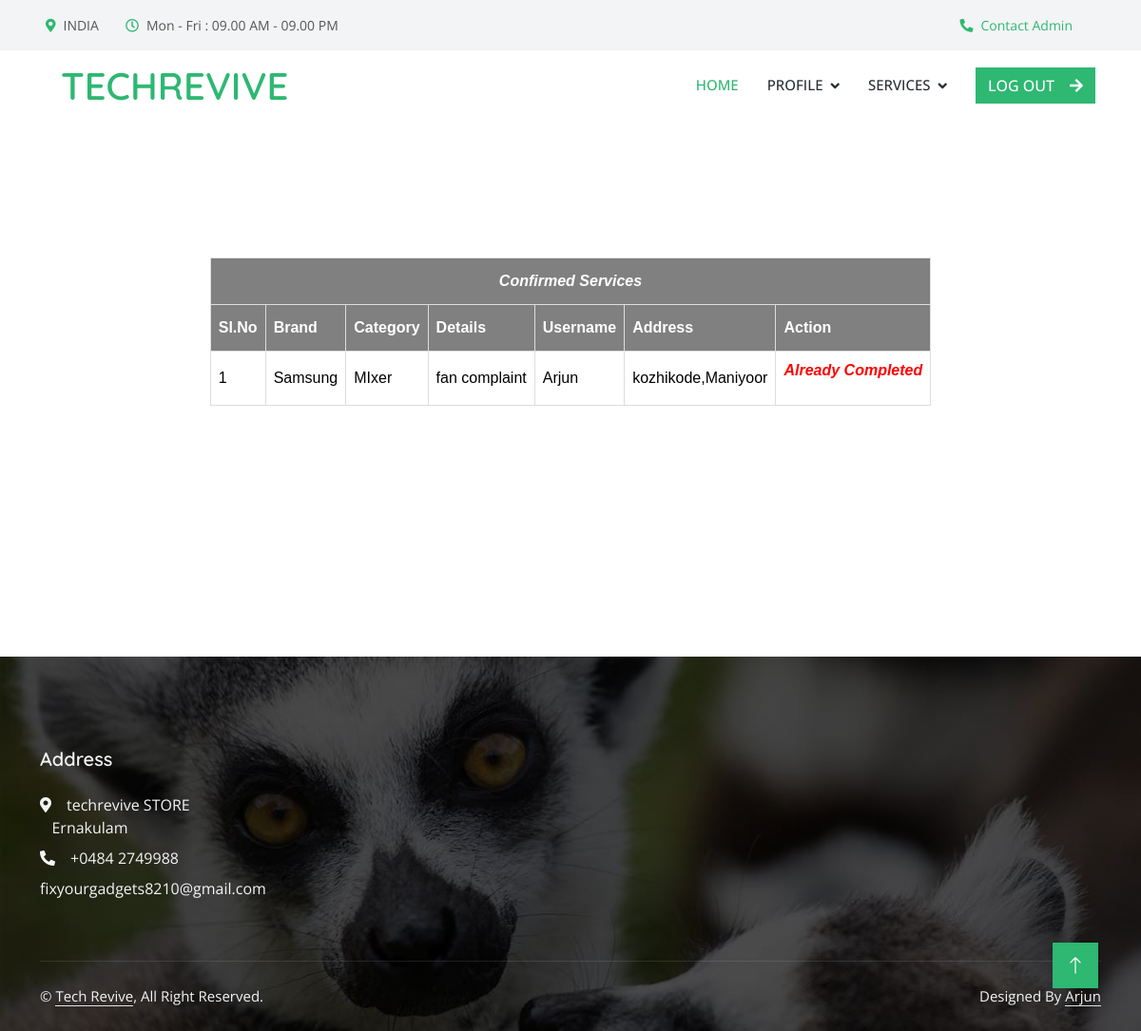
Before: /Technician/viewconfimedservice/ (signed in) with the older database file.
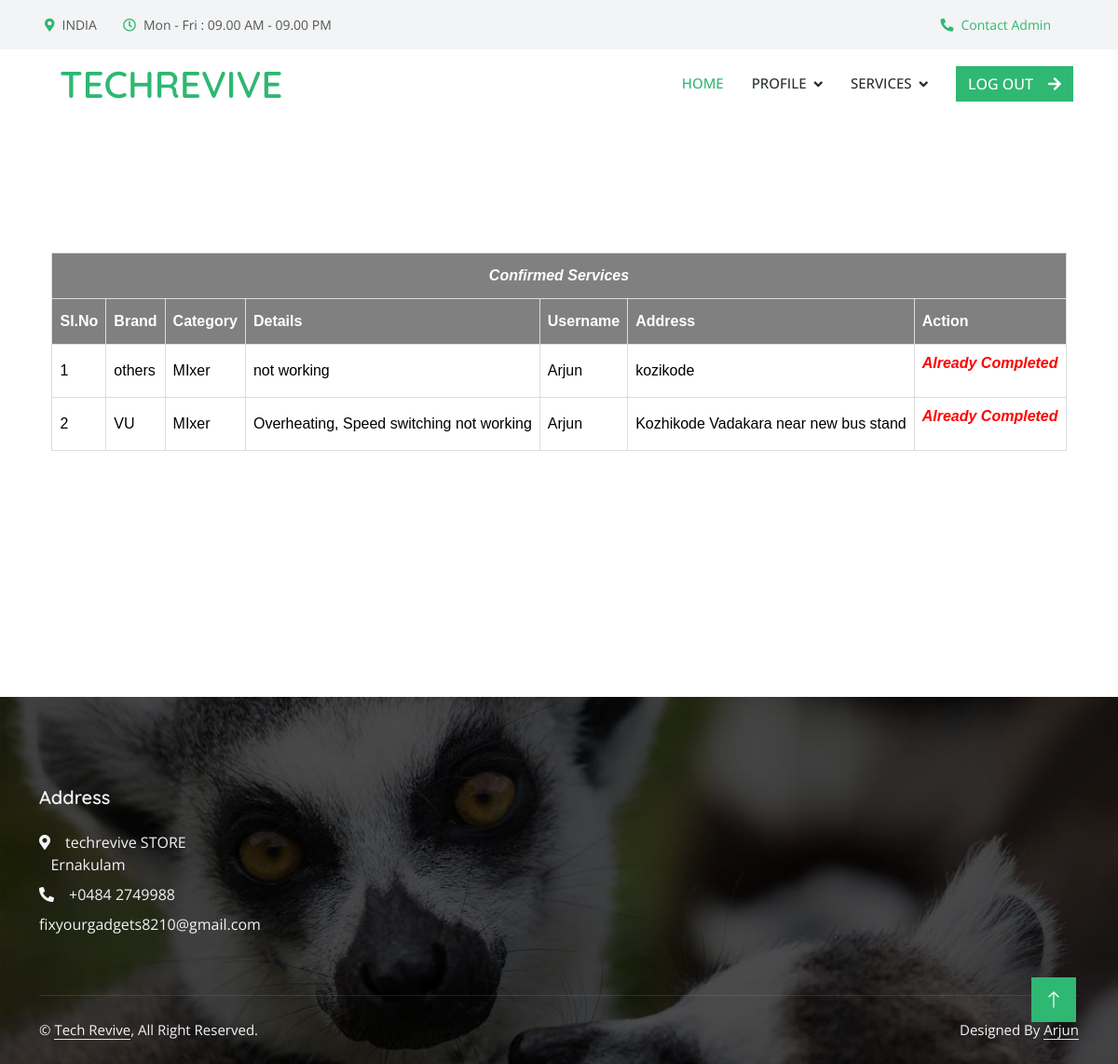
After: the same page with the newer database file.
### Admin/models.py (models this page shows, shortened)
class Assignservicebook(models.Model):
    asb_status=models.IntegerField(default=0)
    technician=models.ForeignKey(Technician,on_delete=models.SET_NULL,null=True)
    servicebooking=models.ForeignKey('User.Servicebook',on_delete=models.SET_NULL,null=True)

class Brand(models.Model):
    brand_name=models.CharField(max_length=50)

class Category(models.Model):
    category_name=models.CharField(max_length=50)

### User/models.py (models this page shows)
class Servicebook(models.Model):
    Servicebook_details=models.CharField(max_length=100)
    Servicebook_address=models.CharField(max_length=100)
    Servicebook_date=models.DateField(auto_now_add=True)
    Servicebook_status=models.IntegerField(default=0)
    payment_status=models.IntegerField(default=0)
    category=models.ForeignKey('Admin.Category',on_delete=models.SET_NULL,null=True)
    brand=models.ForeignKey('Admin.Brand',on_delete=models.SET_NULL,null=True)
    user=models.ForeignKey(User,on_delete=models.SET_NULL,null=True)

### Guest/models.py (models this page shows)
class User(models.Model):
    user_name=models.CharField(max_length=50)
    user_gender=models.CharField(max_length=50)
    user_contact=models.CharField(max_length=50)
    user_email=models.CharField(max_length=50)
    user_photo=models.FileField(upload_to='UserDocs/')
    user_proof=models.FileField(upload_to='UserDocs/')
    user_password=models.CharField(max_length=50)
    user_address=models.CharField(max_length=100)
    place=models.ForeignKey('Admin.Place',on_delete=models.CASCADE)

### Technician/views.py (the view)
# urls.py: path('viewconfimedservice/', views.ConfirmedServices,name="viewconfimedservice"),
def ConfirmedServices(request):
    if 'tid' in request.session:
        serv=Assignservicebook.objects.filter(technician=request.session["tid"])
        return render(request,"Technician/ViewConfirmedServices.html",{'res':serv})
    else:
        return redirect('guest:Home')

### Technician/Templates/Technician/ViewConfirmedServices.html (shortened to what this page needs)
{% extends 'Technician/Head.html' %}
{% load static %}
{% block content %}
<!DOCTYPE html>
<html lang="en">
<head>
</head>
<body>
    <div id="tab">
        <br>
        <br>
        <br>
        <br>
        <br>
        <br>
    <table border="1" align="center">
        <tr>
            <th colspan="8"><center><i>Confirmed Services</i></center></th>
            </tr>
        <tr>
            <th>Sl.No</th>
            <th>Brand</th>
            <th>Category</th>
            <th>Details</th>
            <th>Username</th>
            <th>Address</th>
            <th>Action</th>
        </tr>
       {% for i in res %}
        <tr>
            <td>{{forloop.counter}}</td>
            <td>{{i.servicebooking.brand.brand_name}}</td>
            <td>{{i.servicebooking.category.category_name}}</td>
            <td>{{i.servicebooking.Servicebook_details}}</td>
            <td>{{i.servicebooking.user.user_name}}</td>
            <td>{{i.servicebooking.Servicebook_address}}</td>
            <td>
                {% if i.asb_status == 2 %}
                <a href="{% url 'technician:servbill' i.id %}">Proceed To Complete</a>
                {% else %}
                <p><font color="red"><b><i>Already Completed</i></b></font></p>
                {% endif %}
            </td>
        </tr>
        {% endfor %}
    </table>
    </div>
    <br>
<br>
<br>
<br>
<br>
<br>
<br>
<br>
<br>
</body>
</html>
{% endblock content %}

Changed rows visible on the page:
removed Assignservicebook: servicebooking.brand.brand_name "Samsung", servicebooking.category.category_name "MIxer", servicebooking.Servicebook_details "fan complaint", servicebooking.user.user_name "Arjun", servicebooking.Servicebook_address "kozhikode,Maniyoor", asb_status "Already Completed"
added Assignservicebook: servicebooking.brand.brand_name "others", servicebooking.category.category_name "MIxer", servicebooking.Servicebook_details "not working", servicebooking.user.user_name "Arjun", servicebooking.Servicebook_address "kozikode", asb_status "Already Completed"
added Assignservicebook: servicebooking.brand.brand_name "VU", servicebooking.category.category_name "MIxer", servicebooking.Servicebook_details "Overheating, Speed switching not working", servicebooking.user.user_name "Arjun", servicebooking.Servicebook_address "Kozhikode Vadakara near new bus stand", asb_status "Already Completed"
